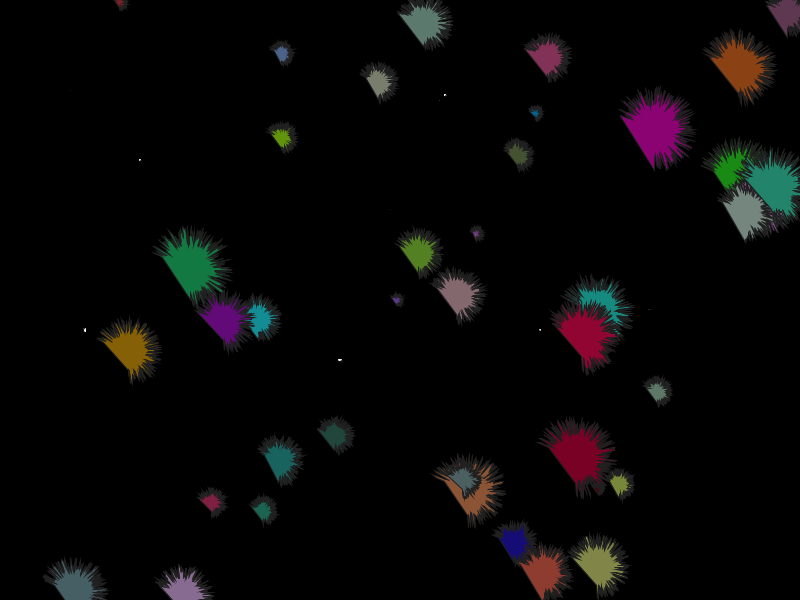
Frame 1 (no input)
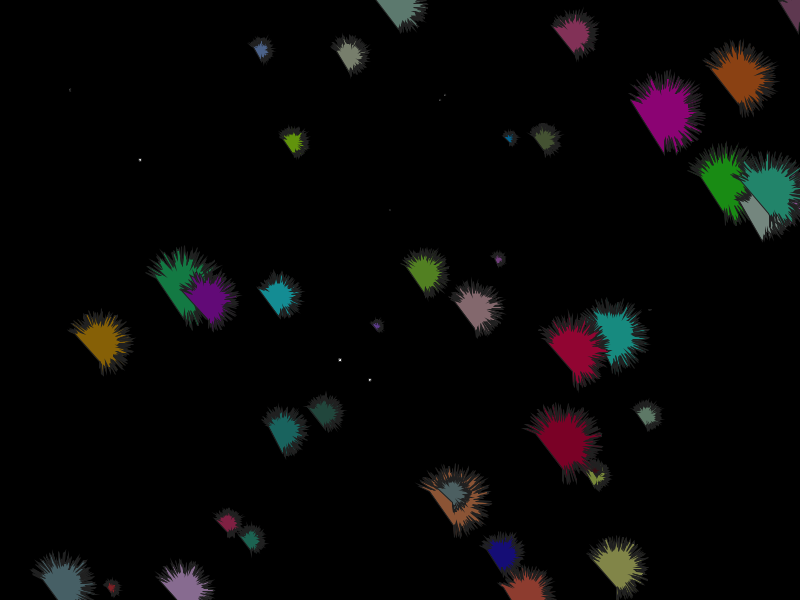
Frame 60 (the mouse pressed at the canvas centre just before this capture)
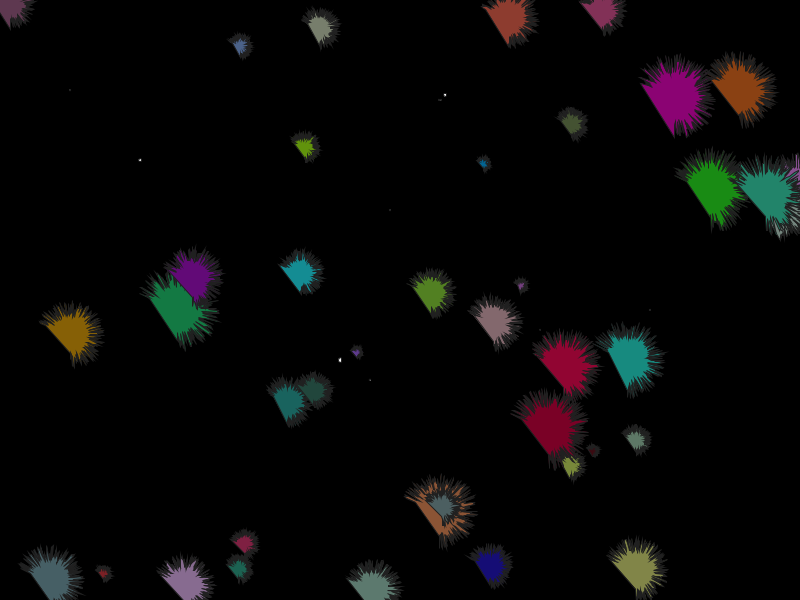
Frame 120 (the mouse held since frame 60 and released just before this capture)

The Processing sketch that drew these frames (run headless with seeded random() and noise(); from frame 60 on, the mouse is pressed at the canvas centre):

// Processing sketch: processing_91293
// ── processing_91293.pde

/* 
declare asteroids array

setup
initialize asteroids array
loop: construct each new asteroid

asteroids:
ID tag
x position
y posiition
x speed
y speed
rotation speed
rotation amount
color

*/

Asteroid[] myAsteroid;
//myAsteroids is the particular instance of the class
//outlinePoint[] myOutlinePoint;

void setup()
{
  size(800,600);
  myAsteroid=new Asteroid[40];
    for (int i=0;i<myAsteroid.length;i++)
  {
   myAsteroid[i]=new Asteroid(i); //the asteroid gets assigned a number in the array
  }  
}

void draw()
{
  background(0);
  //start-starfield
  pushMatrix();
  translate(40,60);
  fill(255);
    ellipse(30,30,random(0,5),random(0,5));
    ellipse(350,150,random(0,3),random(0,3));
    ellipse(300,300,random(2,5), random(2,5));
    ellipse(100,100,random(2,5),random(2,5));
    ellipse(150,200,random(0,3),random(0,3));
    ellipse(400,40,random(0,3),random(0,3));
    ellipse(330,320,random(0,3),random(0,3));
    ellipse(405,35,random(1,4),random(1,4));
    ellipse(500,270,random(0,3),random(0,3));
    ellipse(610,250,random(0,3),random(0,3));
    ellipse(45,270,random(3,6),random(3,6));
  frameRate(30);
  popMatrix();

  //end-starfield

  for (int i=0;i<myAsteroid.length;i++)
  {
   myAsteroid[i].show();
   myAsteroid[i].wraparound();
   myAsteroid[i].move(); 
   //myOutlinePoint
  }
  
}
class Asteroid
{
  int ID; 
  float xPos;
  float yPos;
  float xSpeed;
  float ySpeed;
  float rotationSpeed;
  float rotationAmount; //radians (always radians)
  float radius;
  float[]outlinePoint;
  color Color;
  
  Asteroid(int ID_) //object constructor not filling it this time
    //not doing Asteroid (float xPosition_, float yPosition_) we are not giving any arguments at the moment and we are building everything in the constructor by itself
    //exception is ID number
    //object setup
  {
    ID=ID_;
    xPos=random(0, width);
    yPos=random(0, height);
    xSpeed=random(-0.5, 0.5);
    ySpeed=random(-0.5, 0.5);
    rotationSpeed=radians(random(-1.5, 1.5));
    rotationAmount=0; //it starts at zero
    radius=random(5, 45);
    Color = color(int(random(150)),int(random(150)),int(random(150))); 

    //each asteroid is an array of random points away from the center
    outlinePoint= new float[250];
    for (int i=0;i<outlinePoint.length;i++)
    {
      outlinePoint[i]=random(.5, .99)*radius; //so that the points are within the raidus of the asteroid itself
    }
  }

  void show()
  {
    float degAround=360/outlinePoint.length; //space points 360/number of points away from each other
    pushMatrix();
    translate(xPos, yPos);
    rotate(rotationAmount);
    smooth();
    stroke(32);
    strokeWeight(1);
    //fill(random(0,150), random(0,150), random(0,150));
    fill(Color);
    beginShape();
    for (int i=0;i<outlinePoint.length;i++)
    {
      float x=sin(radians(degAround*i))*outlinePoint[i];
      float y=cos(radians(degAround*i))*outlinePoint[i];
      vertex(x, y); //these are the verteces
    }
    endShape(CLOSE);
    popMatrix();
  }

  void move()
  {
    xPos=xPos+xSpeed;
    yPos=yPos+ySpeed;
  }

  void wraparound() //keeps the asteroids within our stage
  {
    if (xPos>width) xPos=0;
    if (xPos<0) xPos=width;
    if (yPos>height) yPos=0;
    if (yPos<0) yPos=height;
  }
}
